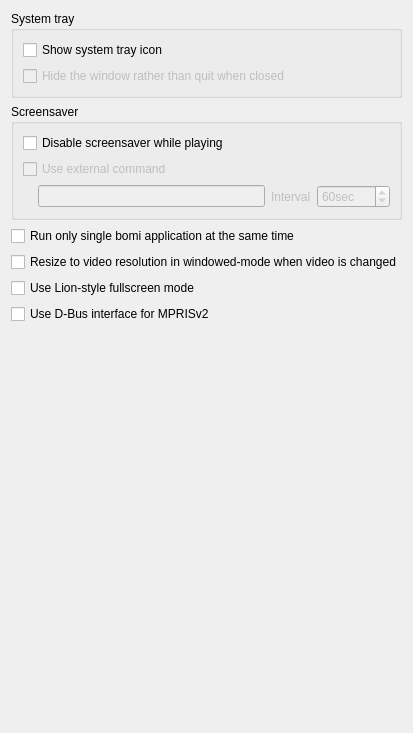
       <widget class="QWidget" name="gen_behaviours">
        <layout class="QVBoxLayout" name="verticalLayout_33">
         <item>
          <widget class="QGroupBox" name="system_tray_group">
           <property name="title">
            <string>System tray</string>
           </property>
           <layout class="QVBoxLayout" name="verticalLayout_2">
            <item>
             <widget class="QCheckBox" name="enable_system_tray">
              <property name="text">
               <string>Show system tray icon</string>
              </property>
             </widget>
            </item>
            <item>
             <widget class="QCheckBox" name="hide_rather_close">
              <property name="enabled">
               <bool>false</bool>
              </property>
              <property name="text">
               <string>Hide the window rather than quit when closed </string>
              </property>
             </widget>
            </item>
           </layout>
          </widget>
         </item>
         <item>
          <widget class="QGroupBox" name="groupBox_27">
           <property name="title">
            <string>Screensaver</string>
           </property>
           <layout class="QVBoxLayout" name="verticalLayout_28">
            <item>
             <widget class="QCheckBox" name="disable_screensaver">
              <property name="text">
               <string>Disable screensaver while playing</string>
              </property>
             </widget>
            </item>
            <item>
             <widget class="QCheckBox" name="use_heartbeat">
              <property name="enabled">
               <bool>false</bool>
              </property>
              <property name="text">
               <string>Use external command</string>
              </property>
             </widget>
            </item>
            <item>
             <widget class="QWidget" name="heartbeat_widget" native="true">
              <property name="enabled">
               <bool>false</bool>
              </property>
              <layout class="QHBoxLayout" name="horizontalLayout_26">
               <property name="leftMargin">
                <number>0</number>
               </property>
               <property name="topMargin">
                <number>0</number>
               </property>
               <property name="rightMargin">
                <number>0</number>
               </property>
               <property name="bottomMargin">
                <number>0</number>
               </property>
               <item>
                <spacer name="horizontalSpacer_23">
                 <property name="orientation">
                  <enum>Qt::Horizontal</enum>
                 </property>
                 <property name="sizeType">
                  <enum>QSizePolicy::Fixed</enum>
                 </property>
                 <property name="sizeHint" stdset="0">
                  <size>
                   <width>15</width>
                   <height>1</height>
                  </size>
                 </property>
                </spacer>
               </item>
               <item>
                <widget class="QLineEdit" name="heartbeat_command"/>
               </item>
               <item>
                <widget class="QLabel" name="label_52">
                 <property name="text">
                  <string>Interval</string>
                 </property>
                </widget>
               </item>
               <item>
                <widget class="QSpinBox" name="heartbeat_interval">
                 <property name="suffix">
                  <string>sec</string>
                 </property>
                 <property name="minimum">
                  <number>1</number>
                 </property>
                 <property name="maximum">
                  <number>9999</number>
                 </property>
                 <property name="value">
                  <number>60</number>
                 </property>
                </widget>
               </item>
              </layout>
             </widget>
            </item>
           </layout>
          </widget>
         </item>
         <item>
          <widget class="QCheckBox" name="single_app">
           <property name="text">
            <string>Run only single bomi application at the same time</string>
           </property>
          </widget>
         </item>
         <item>
          <widget class="QCheckBox" name="fit_to_video">
           <property name="text">
            <string>Resize to video resolution in windowed-mode when video is changed</string>
           </property>
          </widget>
         </item>
         <item>
          <widget class="QCheckBox" name="lion_style_fullscreen">
           <property name="text">
            <string>Use Lion-style fullscreen mode</string>
           </property>
          </widget>
         </item>
         <item>
          <widget class="QCheckBox" name="use_mpris2">
           <property name="text">
            <string>Use D-Bus interface for MPRISv2</string>
           </property>
          </widget>
         </item>
         <item>
          <spacer name="verticalSpacer_10">
           <property name="orientation">
            <enum>Qt::Vertical</enum>
           </property>
           <property name="sizeHint" stdset="0">
            <size>
             <width>20</width>
             <height>398</height>
            </size>
           </property>
          </spacer>
         </item>
        </layout>
       </widget>
